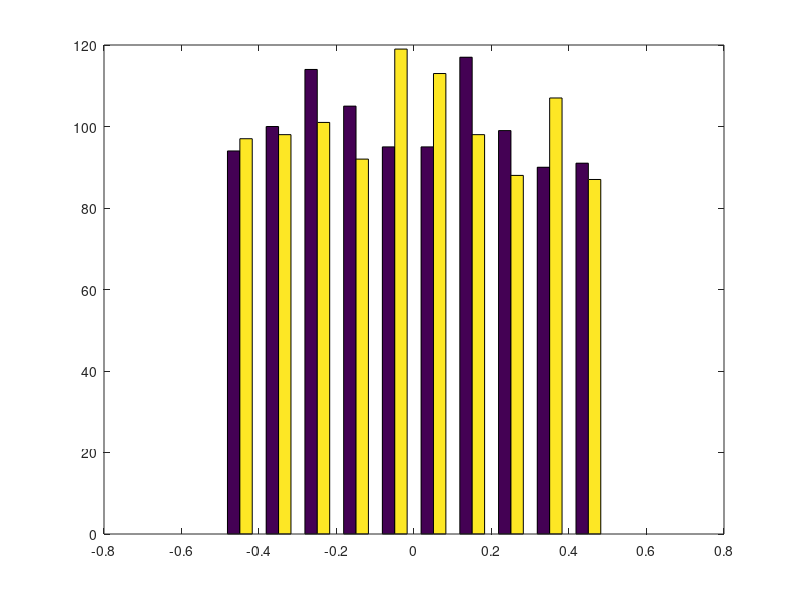
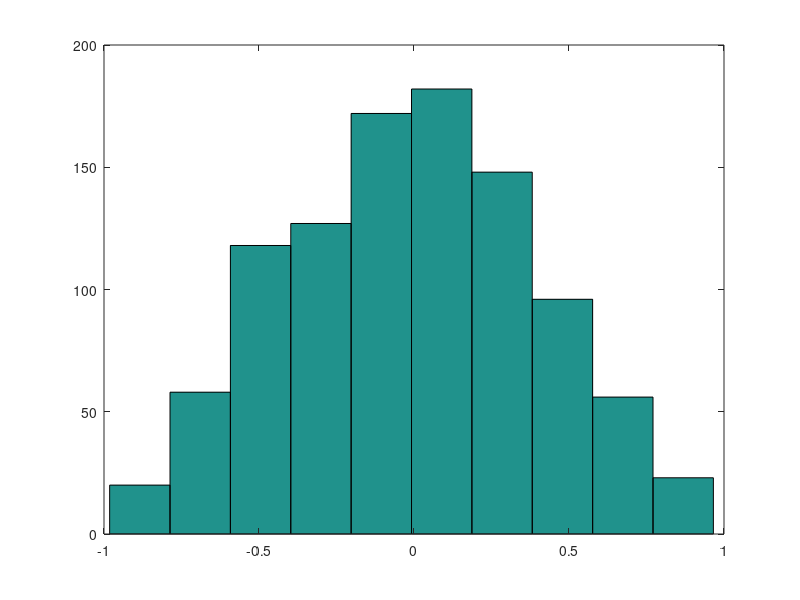

The MATLAB source for these figures, in order:
%% Ej7 a) P1 - IPS

close all; clc; clear all;

addpath('Funciones');

%{

% a)
N = 1000; % Cantidad de muestras
x = rand(1,N); % Genera numeros aleatorios uniformemente
               % distribuidos entre 0 y 1
figure, plot(x);
figure,hist(x);

y = 10*(rand(1,N)-0.5); % Genera numeros aleatorios uniformemente
                        % distribuidos entr 0 y 1, después con el
                        % -0.5 quedan entre -0.5 y 0.5 . Y con el
                        % 10* queda entre -5 y 5.
figure, plot(y);
figure, hist(y); % Genera un histograma de 10 intervalos por defecto


% b)
N = 1000;
K = 30;
z = randn(1,N);
figure, plot(z);
figure, hist(z,K); % Genera un histograma de K intervalos
%}


% c)
N = 1000;
M = 2;
x = rand(M,N)-0.5; % Genera una matriz de M filas y N columnas
                   % con numeros aleatorios entre -0.5 y 0.5
y = sum(x,1); % Suma las N columnas de la 1era fila
figure, hist(x'); % x' -> Matriz raspuesta de N filas y M columnas
                  % hist(x') genera M histogramas (uno por columna)
                  % de los N valores en cada columna.
figure, hist(y);

